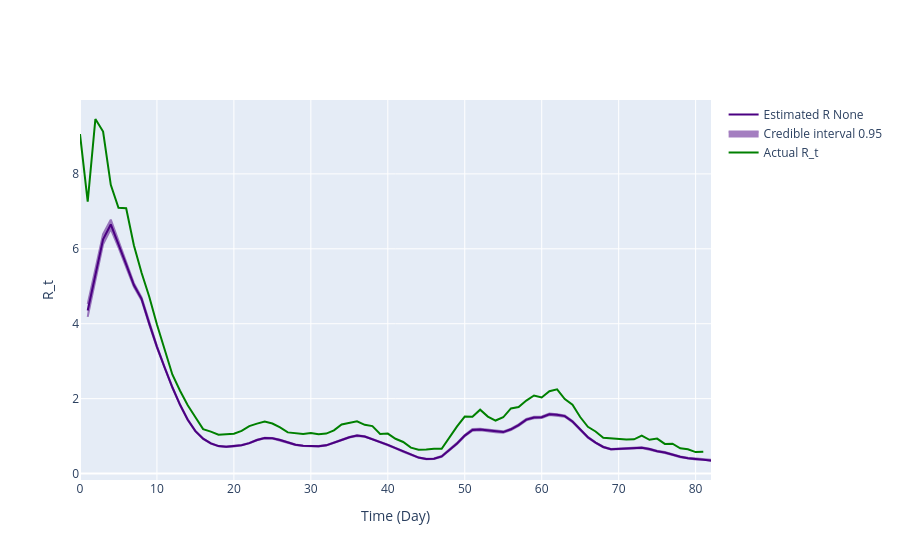

Write notebook code for a chart like this one.
### Code cell
gamma_pdf_opt_r02 = gamma.pdf(x, result_r02.x[0], 0, result_r02.x[1])
inference = branchpro.BranchProPosterior(
    inc_data=inc_data_r02,
    daily_serial_interval=gamma_pdf_opt_r02,
    alpha=prior_a,
    beta=prior_b)

inference.run_inference(tau=tau)
intervals = inference.get_intervals(central_prob=.95)
intervals = process_inference_uncertainty(intervals.copy(), inference.inference_posterior, gamma_pdf_opt_r02, 82, 95)

fig = plot_rt_fig(intervals, true_rt_r02[offset:len(intervals)+offset], gamma_pdf_opt_r02, end_time_point)
pio.write_image(fig.figure, 'single_plots/predicted_vs_true_rt_r02_optimal.png')
fig.show_figure()

### Figure 1 — Plotly figure (JSON) as saved in the notebook; plotly's stock layout.template omitted (floating-point values rounded to 4 significant figures; data arrays with more than 128 entries replaced by an {"elided": "..."} marker saying what was removed)
{"data": [{"line": {"color": "indigo"}, "mode": "lines", "name": "Estimated R None", "type": "scatter", "x": [1, 2, 3, 4, 5, 6, 7, 8, 9, 10, 11, 12, 13, 14, 15, 16, 17, 18, 19, 20, 21, 22, 23, 24, 25, 26, 27, 28, 29, 30, 31, 32, 33, 34, 35, 36, 37, 38, 39, 40, 41, 42, 43, 44, 45, 46, 47, 48, 49, 50, 51, 52, 53, 54, 55, 56, 57, 58, 59, 60, 61, 62, 63, 64, 65, 66, 67, 68, 69, 70, 71, 72, 73, 74, 75, 76, 77, 78, 79, 80, 81, 82], "y": [4.352, 5.306, 6.256, 6.65, 6.13, 5.586, 5.035, 4.664, 4.002, 3.383, 2.827, 2.304, 1.836, 1.438, 1.132, 0.9304, 0.807, 0.7343, 0.7168, 0.7285, 0.7581, 0.8124, 0.8959, 0.9489, 0.9442, 0.8959, 0.8232, 0.7704, 0.7401, 0.7407, 0.731, 0.7541, 0.818, 0.8969, 0.9704, 1.014, 0.9905, 0.921, 0.8458, 0.7657, 0.6785, 0.5876, 0.501, 0.4264, 0.3903, 0.397, 0.4582, 0.6199, 0.8045, 1.014, 1.166, 1.178, 1.158, 1.119, 1.108, 1.182, 1.295, 1.44, 1.499, 1.503, 1.583, 1.568, 1.534, 1.389, 1.171, 0.9697, 0.8259, 0.7109, 0.6485, 0.6562, 0.676, 0.681, 0.6911, 0.6542, 0.5975, 0.5625, 0.5044, 0.4472, 0.4095, 0.3902, 0.3889, 0.3508]}, {"fill": "toself", "fillcolor": "indigo", "line": {"color": "indigo"}, "mode": "lines", "name": "Credible interval 0.95", "opacity": 0.5, "showlegend": true, "type": "scatter", "x": {"elided": "164 int values"}, "y": {"elided": "164 float values"}}, {"line": {"color": "green"}, "mode": "lines", "name": "Actual R_t", "type": "scatter", "x": [0, 1, 2, 3, 4, 5, 6, 7, 8, 9, 10, 11, 12, 13, 14, 15, 16, 17, 18, 19, 20, 21, 22, 23, 24, 25, 26, 27, 28, 29, 30, 31, 32, 33, 34, 35, 36, 37, 38, 39, 40, 41, 42, 43, 44, 45, 46, 47, 48, 49, 50, 51, 52, 53, 54, 55, 56, 57, 58, 59, 60, 61, 62, 63, 64, 65, 66, 67, 68, 69, 70, 71, 72, 73, 74, 75, 76, 77, 78, 79, 80, 81, 82, 83, 84, 85, 86, 87, 88, 89, 90], "y": [9.063, 7.261, 9.466, 9.131, 7.71, 7.097, 7.081, 6.093, 5.359, 4.72, 3.978, 3.279, 2.646, 2.212, 1.822, 1.504, 1.186, 1.119, 1.036, 1.05, 1.064, 1.139, 1.267, 1.333, 1.39, 1.336, 1.234, 1.099, 1.084, 1.058, 1.082, 1.052, 1.067, 1.152, 1.311, 1.362, 1.396, 1.301, 1.267, 1.056, 1.067, 0.9295, 0.843, 0.6916, 0.6365, 0.6428, 0.6644, 0.66, 0.9727, 1.26, 1.522, 1.517, 1.707, 1.522, 1.416, 1.503, 1.74, 1.775, 1.95, 2.083, 2.031, 2.198, 2.249, 1.99, 1.837, 1.51, 1.249, 1.124, 0.9575, 0.9383, 0.929, 0.9071, 0.9147, 1.012, 0.9015, 0.9334, 0.7918, 0.7972, 0.6738, 0.6496, 0.574, 0.5822]}], "layout": {"hovermode": "x unified", "xaxis": {"title": {"text": "Time (Day)"}}, "yaxis": {"title": {"text": "R_t"}}}}
